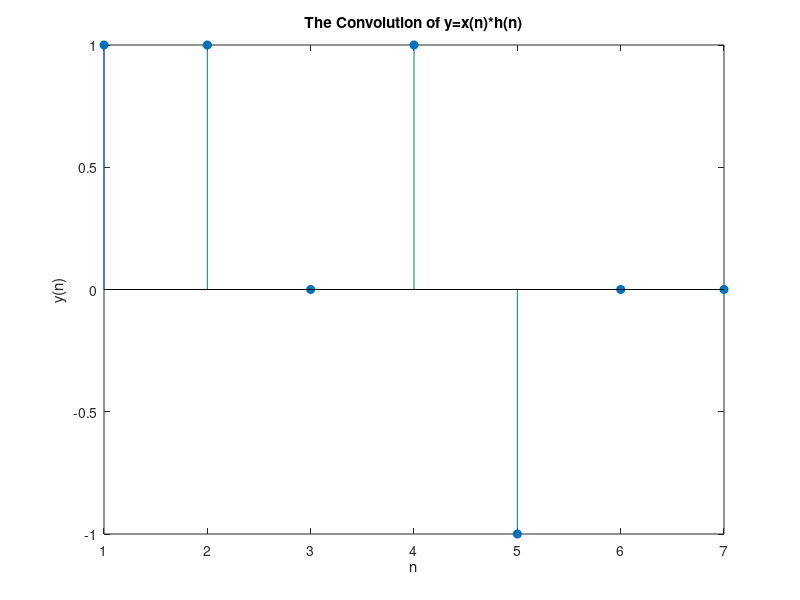

This figure's MATLAB source:
clc;
close all;
clear all;

x=[1 1 -1 0];
h=[1 0 1 0];
n1=[-1 0 1 2];
n2=[0 1 2 3];

N1=length(n1);
N2=length(n2);

X=[x,zeros(1,N2-1)];
H=[h,zeros(1,N1-1)];

L=N1+N2-1;
disp("The Length of the Convolution is:");
disp(L);

y=zeros(1,L);

for i=1:L
    for j=1:N1
        if (i-j+1>0) && (i-j+1<=N2)
            y(i)=y(i)+X(j)*H(i-j+1);
        end
    end
end

disp("The Convolution of y:");
disp(y);
stem(y,"filled");
xlabel("n");
ylabel("y(n)");
title("The Convolution of y=x(n)*h(n)");
